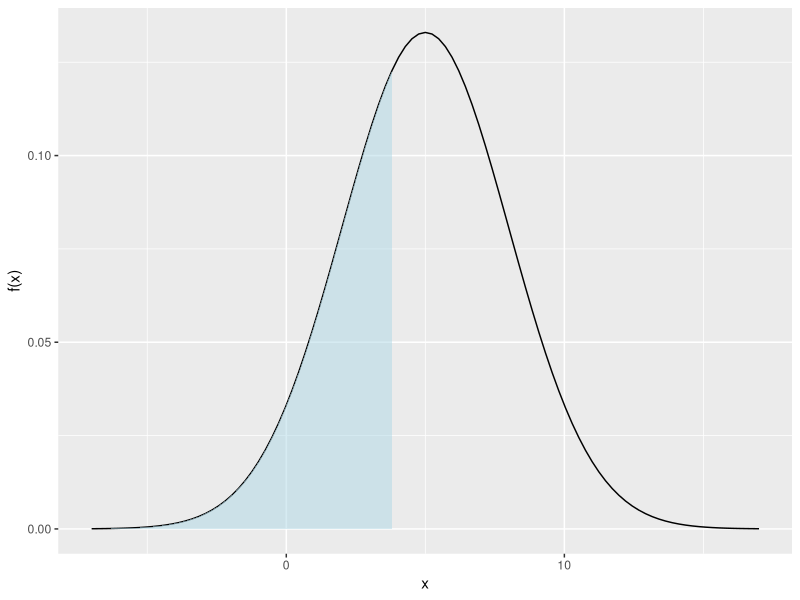
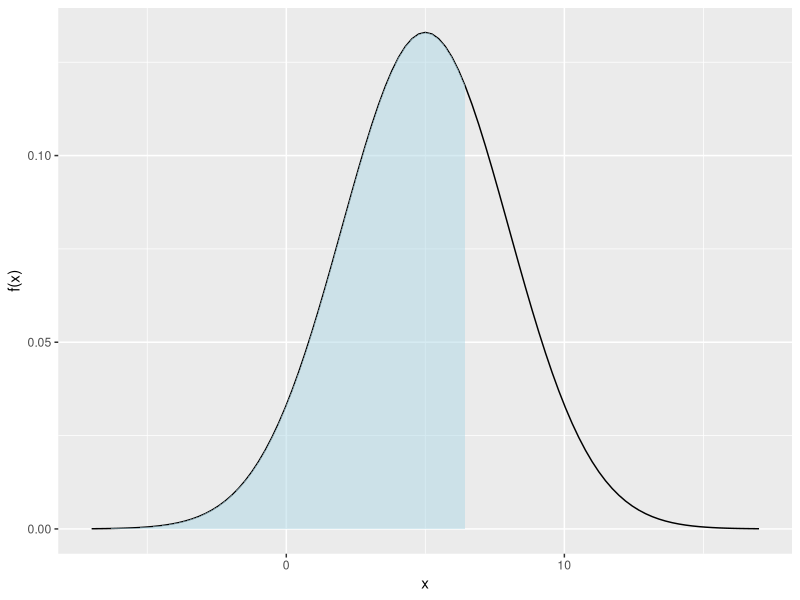
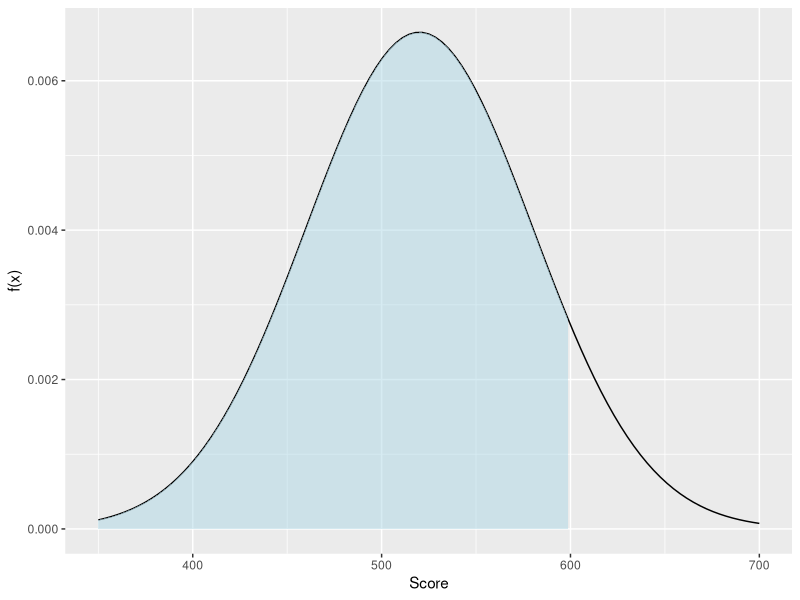
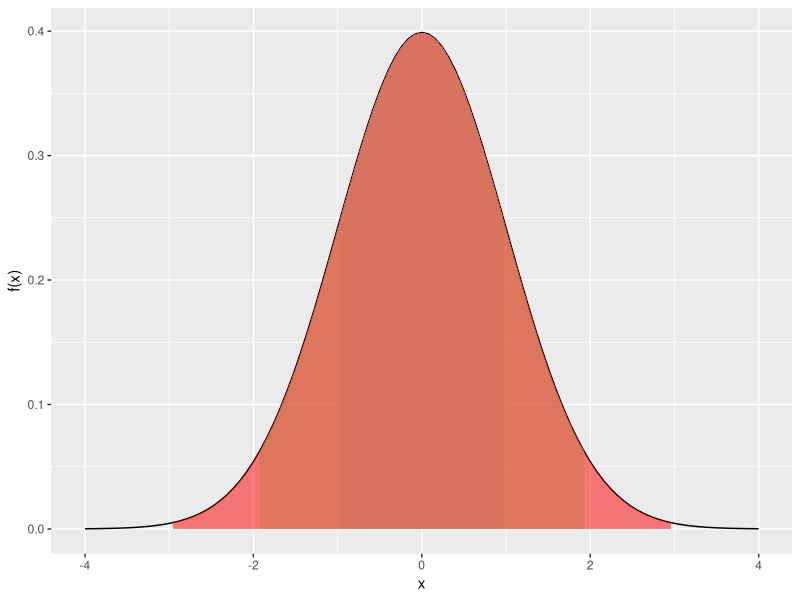

The R script that drew these images, in order:
## ---- chunk 1
#| echo: false
require(ggplot2)
## ---- chunk 2
#| echo: true
pnorm(1.8,0,1)
pnorm(1.89,0,1)
## ---- chunk 3
#| echo: false
x       = 4
mu      = 5
sigmaSq = 9
pnorm(x, mu, sqrt(sigmaSq))
## ---- chunk 4
#| echo: true
pnorm(4,5,3)
## ---- chunk 5
#| label: normalProbPlot
#| echo: false
#| fig-asp: 1
#| out-width: "50%" 
x       = 4
mu      = 5
sigmaSq = 9
lab     = 'x'

funcShaded <- function(x, lower_bound) {
    y = dnorm(x, mean = mu, sd = sqrt(sigmaSq))
    y[x >= lower_bound] <- NA
    return(y)
}

xMin = mu - sqrt(sigmaSq)*4
xMax = mu + sqrt(sigmaSq)*4
ggplot(data.frame(x = c(xMin, xMax)), aes(x = x)) + 
    stat_function(fun = dnorm, args = list(mean = mu, sd = sqrt(sigmaSq))) + 
    stat_function(fun = funcShaded, args = list(lower_bound = x), 
                  geom = "area", fill = 'lightblue', alpha = .5) +
    scale_x_continuous(name = lab) + scale_y_continuous(name = "f(x)")
## ---- chunk 6
#| echo: true
qnorm(.7,5,3)
## ---- chunk 7
#| label: normalQuantilePlot
#| echo: false
#| fig-asp: 1
#| out-width: "50%" 
x   = qnorm(.7,mu,sqrt(sigmaSq))
lab = 'x' 

funcShaded <- function(x, lower_bound) {
    y = dnorm(x, mean = mu, sd = sqrt(sigmaSq))
    y[x >= lower_bound] <- NA
    return(y)
}

xMin = mu - sqrt(sigmaSq)*4
xMax = mu + sqrt(sigmaSq)*4
ggplot(data.frame(x = c(xMin, xMax)), aes(x = x)) + 
    stat_function(fun = dnorm, args = list(mean = mu, sd = sqrt(sigmaSq))) + 
    stat_function(fun = funcShaded, args = list(lower_bound = x), 
                  geom = "area", fill = 'lightblue', alpha = .5) +
    scale_x_continuous(name = lab) + scale_y_continuous(name = "f(x)")
## ---- chunk 8
#| echo: false
#| eval: true
qnorm( pnorm(3,5,3), 5,3)
## ---- chunk 9
#| echo: false
#| eval: true
pnorm(qnorm(.2,5,3), 5, 3)
## ---- chunk 10
#| echo: true
pnorm(0,3.2,sqrt(100))
## ---- chunk 11
#| echo: true
qnorm(.05,-3.2,sqrt(100))
## ---- chunk 12
#| label: SATquationNoEcho
#| echo: false
#| fig-asp: 1
#| out-width: "50%" 
x       = 600
mu      = 520
sigmaSq = 3600

funcShaded <- function(x, lower_bound) {
    y = dnorm(x, mean = mu, sd = sqrt(sigmaSq))
    y[x >= lower_bound] <- NA
    return(y)
}

xMin = 350
xMax = 700
ggplot(data.frame(x = c(xMin, xMax)), aes(x = x)) + 
    stat_function(fun = dnorm, args = list(mean = mu, sd = sqrt(sigmaSq))) + 
    stat_function(fun = funcShaded, args = list(lower_bound = x), 
                  geom = "area", fill = 'lightblue', alpha = .5) +
    scale_x_continuous(name = "Score") + scale_y_continuous(name = "f(x)")
## ---- chunk 13
#| echo: true
x       = 600
mu      = 520
sigmaSq = 3600
pnorm(x, mu, sqrt(sigmaSq))
## ---- chunk 14
#| echo: true
prob    = .96
mu      = 520
sigmaSq = 3600
qnorm(prob, mu, sqrt(sigmaSq))
## ---- chunk 15
#| echo: true
mu      = 1
sigmaSq = 2.54^2*.000001
pnorm(1.001, mu, sqrt(sigmaSq)) - 
    pnorm(.999, mu, sqrt(sigmaSq))
## ---- chunk 16
#| label: normalEmpRuleGeneral
#| echo: false
#| fig-asp: 1
#| out-width: "50%" 
mu      = 0
sigmaSq = 1
lab     = 'x' 

funcShaded <- function(x, lower_bound) {
    y = dnorm(x, mean = mu, sd = sqrt(sigmaSq))
    y[x >= lower_bound | x <= -lower_bound] <- NA
    return(y)
}

xMin = mu - sqrt(sigmaSq)*4
xMax = mu + sqrt(sigmaSq)*4
ggplot(data.frame(x = c(xMin, xMax)), aes(x = x)) + 
    stat_function(fun = dnorm, args = list(mean = mu, sd = sqrt(sigmaSq))) + 
    stat_function(fun = funcShaded, args = list(lower_bound = 1), 
                  geom = "area", fill = 'lightblue', alpha = .5) +
    stat_function(fun = funcShaded, args = list(lower_bound = 2), 
                  geom = "area", fill = 'lightgreen', alpha = .5) +
    stat_function(fun = funcShaded, args = list(lower_bound = 3), 
                  geom = "area", fill = 'red', alpha = .5) +
    scale_x_continuous(name = lab) + scale_y_continuous(name = "f(x)")
